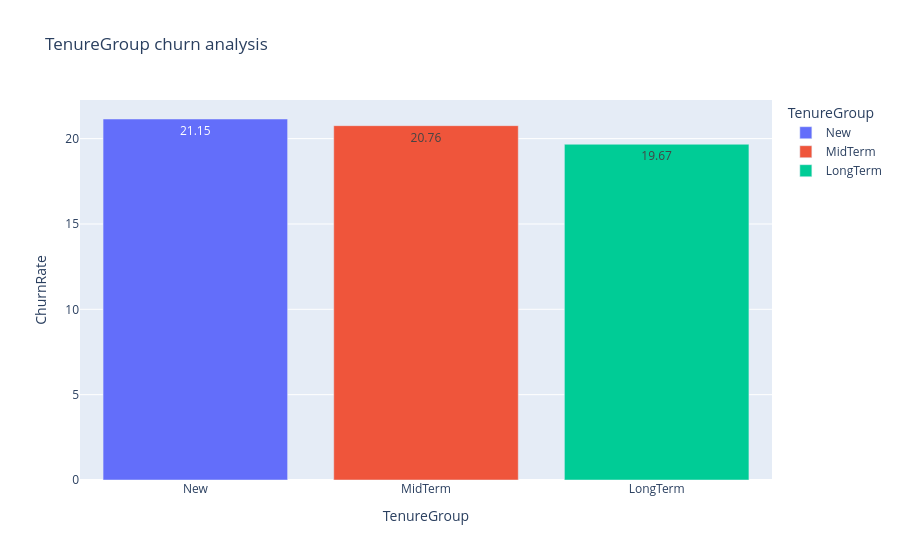

The code cell stored with this chart in its notebook:
### Code cell
#Churn by Tenure group

TenureGroup['ChurnRate']=TenureGroup['ChurnRate'].round(2)
fig=px.bar(TenureGroup,
          title='TenureGroup churn analysis',
          x='TenureGroup',
          y='ChurnRate',
          color='TenureGroup',
          text='ChurnRate',
          
          )

fig.show()

### Figure 1 — Plotly figure (JSON) as saved in the notebook; plotly's stock layout.template omitted (floating-point values rounded to 4 significant figures)
{"data": [{"hovertemplate": "TenureGroup=%{x}<br>ChurnRate=%{text}<extra></extra>", "legendgroup": "New", "marker": {"color": "#636efa", "pattern": {"shape": ""}}, "name": "New", "orientation": "v", "showlegend": true, "text": [21.15], "textposition": "auto", "type": "bar", "x": ["New"], "xaxis": "x", "y": [21.15], "yaxis": "y"}, {"hovertemplate": "TenureGroup=%{x}<br>ChurnRate=%{text}<extra></extra>", "legendgroup": "MidTerm", "marker": {"color": "#EF553B", "pattern": {"shape": ""}}, "name": "MidTerm", "orientation": "v", "showlegend": true, "text": [20.76], "textposition": "auto", "type": "bar", "x": ["MidTerm"], "xaxis": "x", "y": [20.76], "yaxis": "y"}, {"hovertemplate": "TenureGroup=%{x}<br>ChurnRate=%{text}<extra></extra>", "legendgroup": "LongTerm", "marker": {"color": "#00cc96", "pattern": {"shape": ""}}, "name": "LongTerm", "orientation": "v", "showlegend": true, "text": [19.67], "textposition": "auto", "type": "bar", "x": ["LongTerm"], "xaxis": "x", "y": [19.67], "yaxis": "y"}], "layout": {"barmode": "relative", "legend": {"title": {"text": "TenureGroup"}, "tracegroupgap": 0}, "title": {"text": "TenureGroup churn analysis"}, "xaxis": {"anchor": "y", "categoryarray": ["New", "MidTerm", "LongTerm"], "categoryorder": "array", "domain": [0, 1], "title": {"text": "TenureGroup"}}, "yaxis": {"anchor": "x", "domain": [0, 1], "title": {"text": "ChurnRate"}}}}
